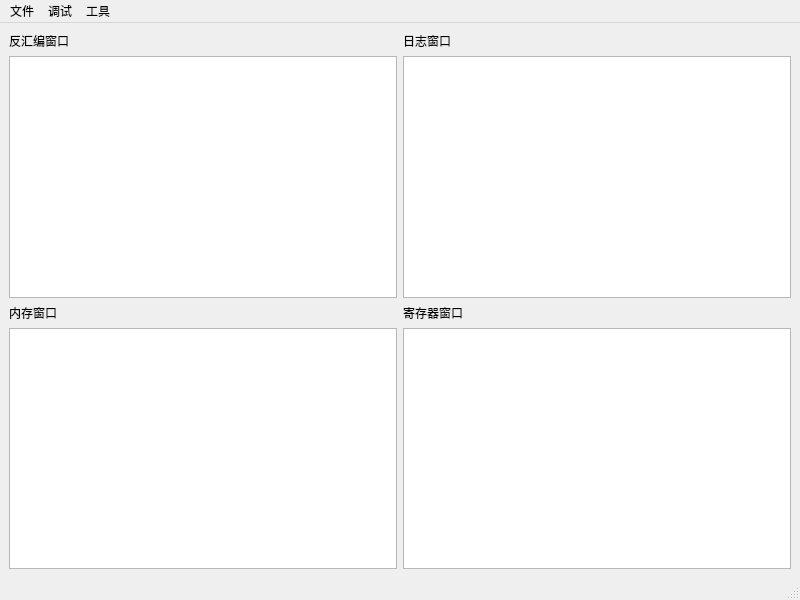
<?xml version="1.0" encoding="UTF-8"?>
<ui version="4.0">
 <class>MainWindow</class>
 <widget class="QMainWindow" name="MainWindow">
  <property name="geometry">
   <rect>
    <x>0</x>
    <y>0</y>
    <width>800</width>
    <height>600</height>
   </rect>
  </property>
  <property name="windowTitle">
   <string>MainWindow</string>
  </property>
  <widget class="QWidget" name="centralwidget">
   <layout class="QGridLayout" name="gridLayout_2">
    <item row="0" column="0">
     <layout class="QGridLayout" name="gridLayout">
      <item row="0" column="0">
       <layout class="QVBoxLayout" name="verticalLayout">
        <item>
         <widget class="QLabel" name="label">
          <property name="text">
           <string>反汇编窗口</string>
          </property>
         </widget>
        </item>
        <item>
         <widget class="QTextBrowser" name="textBrowser_disa"/>
        </item>
       </layout>
      </item>
      <item row="0" column="1">
       <layout class="QVBoxLayout" name="verticalLayout_2">
        <item>
         <widget class="QLabel" name="label_2">
          <property name="text">
           <string>日志窗口</string>
          </property>
         </widget>
        </item>
        <item>
         <widget class="QTextBrowser" name="textBrowser_log"/>
        </item>
       </layout>
      </item>
      <item row="1" column="0">
       <layout class="QVBoxLayout" name="verticalLayout_3">
        <item>
         <widget class="QLabel" name="label_3">
          <property name="text">
           <string>内存窗口</string>
          </property>
         </widget>
        </item>
        <item>
         <widget class="QTextBrowser" name="textBrowser_memory"/>
        </item>
       </layout>
      </item>
      <item row="1" column="1">
       <layout class="QVBoxLayout" name="verticalLayout_4">
        <item>
         <widget class="QLabel" name="label_4">
          <property name="text">
           <string>寄存器窗口</string>
          </property>
         </widget>
        </item>
        <item>
         <widget class="QTextBrowser" name="textBrowser_register"/>
        </item>
       </layout>
      </item>
     </layout>
    </item>
   </layout>
  </widget>
  <widget class="QMenuBar" name="menubar">
   <property name="geometry">
    <rect>
     <x>0</x>
     <y>0</y>
     <width>800</width>
     <height>22</height>
    </rect>
   </property>
   <widget class="QMenu" name="menu">
    <property name="title">
     <string>文件</string>
    </property>
    <addaction name="action_OpenFile"/>
    <addaction name="action_Attach"/>
    <addaction name="action_Exit"/>
   </widget>
   <widget class="QMenu" name="menu_2">
    <property name="title">
     <string>调试</string>
    </property>
    <widget class="QMenu" name="menu_3">
     <property name="title">
      <string>设置断点</string>
     </property>
     <addaction name="action_SoftBreakpoint"/>
     <addaction name="action_HardBreakpoint"/>
     <addaction name="action_MemoryBreakpoint"/>
    </widget>
    <addaction name="action_run"/>
    <addaction name="separator"/>
    <addaction name="action_detach"/>
    <addaction name="menu_3"/>
    <addaction name="action_ShowMemory"/>
    <addaction name="action_Register"/>
   </widget>
   <widget class="QMenu" name="menu_4">
    <property name="title">
     <string>工具</string>
    </property>
    <addaction name="action_showEvent"/>
    <addaction name="action_showModule"/>
    <addaction name="action_transAddress"/>
    <addaction name="action_clear"/>
    <addaction name="action_getAddress"/>
   </widget>
   <addaction name="menu"/>
   <addaction name="menu_2"/>
   <addaction name="menu_4"/>
  </widget>
  <widget class="QStatusBar" name="statusbar"/>
  <action name="action_OpenFile">
   <property name="text">
    <string>打开</string>
   </property>
   <property name="shortcut">
    <string>Ctrl+O</string>
   </property>
  </action>
  <action name="action_Attach">
   <property name="text">
    <string>附加</string>
   </property>
   <property name="shortcut">
    <string>Ctrl+A</string>
   </property>
  </action>
  <action name="action_run">
   <property name="text">
    <string>运行</string>
   </property>
   <property name="shortcut">
    <string>F1</string>
   </property>
  </action>
  <action name="action_detach">
   <property name="text">
    <string>解除附加</string>
   </property>
  </action>
  <action name="action_Exit">
   <property name="text">
    <string>退出</string>
   </property>
   <property name="shortcut">
    <string>Ctrl+E</string>
   </property>
  </action>
  <action name="action_CancelBreakpoint">
   <property name="text">
    <string>取消断点</string>
   </property>
  </action>
  <action name="action_ShowMemory">
   <property name="text">
    <string>显示内存数据</string>
   </property>
  </action>
  <action name="action_Register">
   <property name="text">
    <string>显示寄存器</string>
   </property>
  </action>
  <action name="action_SoftBreakpoint">
   <property name="text">
    <string>软件断点</string>
   </property>
  </action>
  <action name="action_HardBreakpoint">
   <property name="text">
    <string>硬件断点</string>
   </property>
  </action>
  <action name="action_MemoryBreakpoint">
   <property name="text">
    <string>内存断点</string>
   </property>
  </action>
  <action name="action_showEvent">
   <property name="text">
    <string>调试事件类型</string>
   </property>
   <property name="shortcut">
    <string>F2</string>
   </property>
  </action>
  <action name="action_showModule">
   <property name="text">
    <string>载入的模块</string>
   </property>
   <property name="shortcut">
    <string>F3</string>
   </property>
  </action>
  <action name="action_transAddress">
   <property name="text">
    <string>地址转换</string>
   </property>
   <property name="shortcut">
    <string>F4</string>
   </property>
  </action>
  <action name="action_clear">
   <property name="text">
    <string>清除日志窗口</string>
   </property>
   <property name="shortcut">
    <string>Ctrl+L</string>
   </property>
  </action>
  <action name="action_getAddress">
   <property name="text">
    <string>地址获取</string>
   </property>
   <property name="shortcut">
    <string>F5</string>
   </property>
  </action>
 </widget>
 <resources/>
 <connections/>
</ui>
